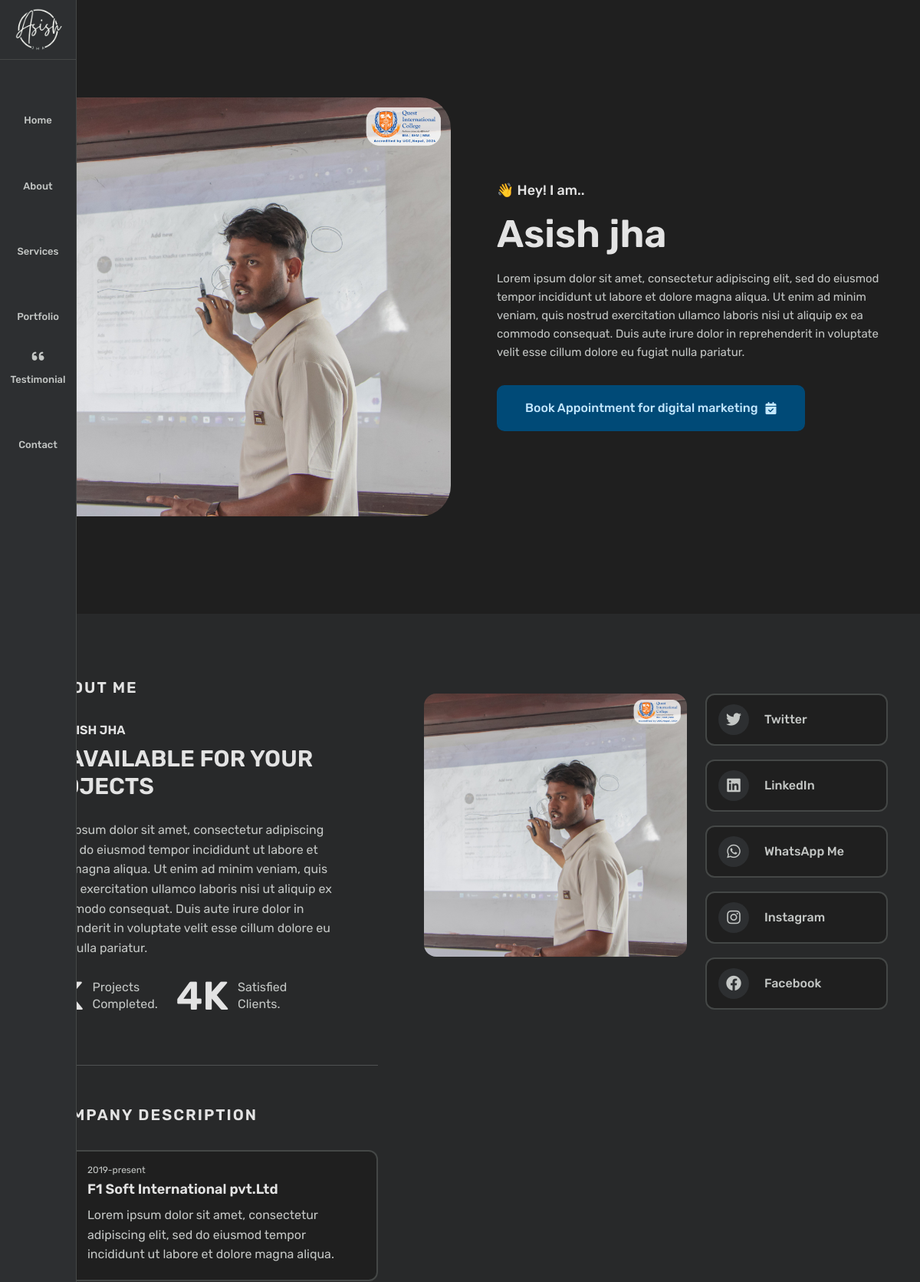
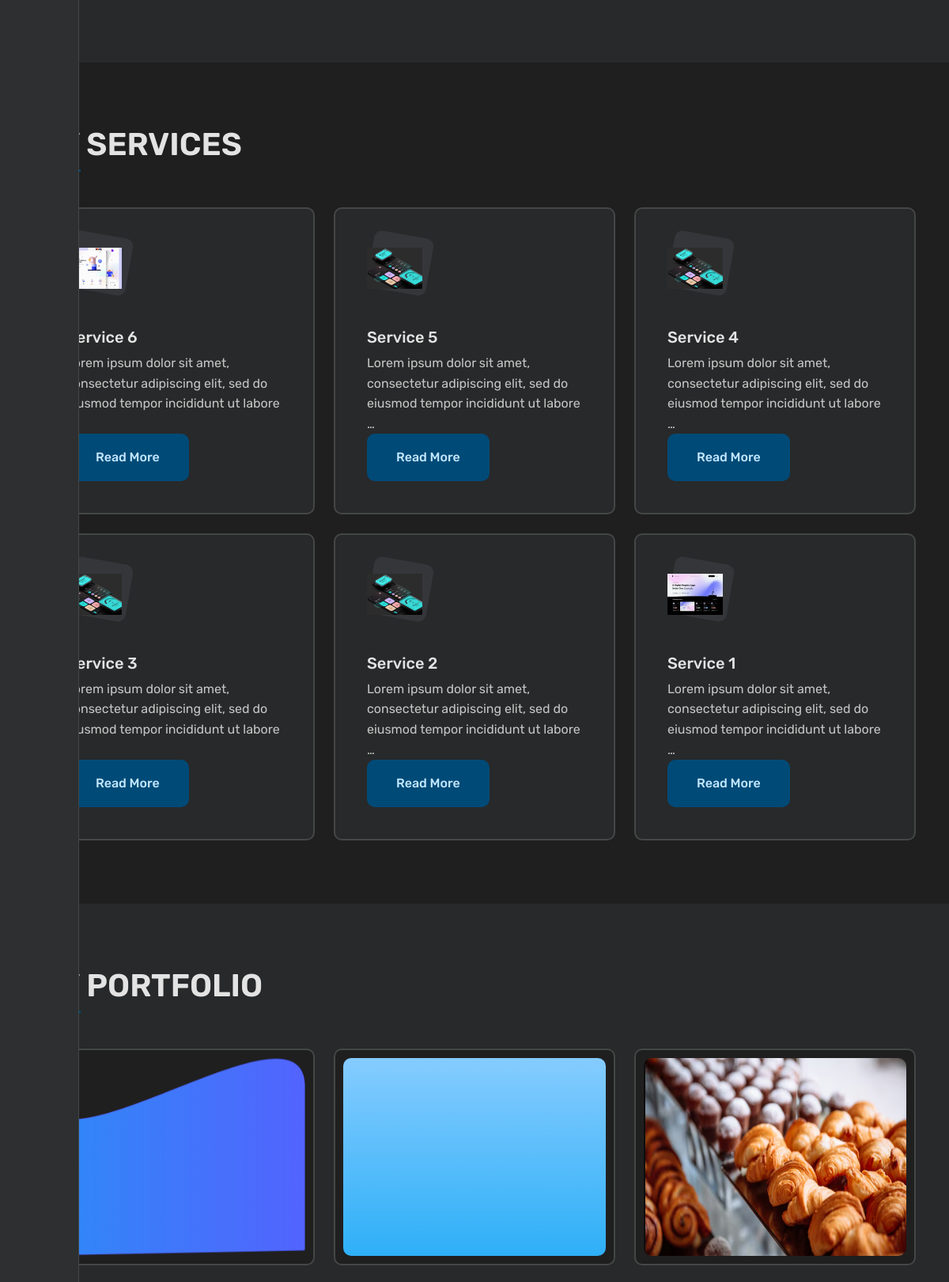
The page / (upper part) on the database its author committed (2 pictures, top to bottom).
### app/models.py (models this page shows, shortened)
class PersonalDetail(models.Model):
    firstName = models.CharField(max_length=50)
    lastName = models.CharField(max_length=50)
    email = models.EmailField()
    logo = models.FileField(upload_to="logo")
    phone = models.CharField(max_length=20)
    address = models.CharField(max_length=50)
    facebookUrl = models.URLField()
    twiterUrl = models.URLField()
    instagramUrl = models.URLField()
    whatsappUrl = models.URLField()
    description = RichTextField()
    companyName = models.CharField(max_length=200)
    image = models.FileField(upload_to="smallImage")
    mapUrl = models.URLField()
    class Meta:
        ordering = ['-id']

class Herobanner(models.Model):
    image = models.ImageField(upload_to="herobannerimage")
    subDescription = models.CharField(max_length=400)
    description = RichTextField()

class About(models.Model):
    image=models.FileField(upload_to="aboutimage")
    title=models.CharField(max_length=200)
    subtitle=models.CharField(max_length=200)
    subdescription = models.CharField(max_length=400)
    description=RichTextField()
    completedProject = models.CharField(max_length=400)
    satisfiedClient = models.CharField(max_length=400)

class CompanyDescription(models.Model):
    time = models.CharField(max_length=200)
    title = models.CharField(max_length=200)
    icon = models.ImageField(upload_to="companydescriptionimage")
    description = RichTextField()
    class Meta:
        ordering = ['-id']

class Service(models.Model):
    logo = models.FileField(upload_to="serviceimage")
    title = models.CharField(max_length=25)
    description=RichTextField()
    class Meta:
        ordering = ['-id']

class Album(models.Model):
    title = models.CharField(max_length=50)
    image = models.FileField(upload_to="albumimage/")
    class Meta:
        ordering = ['-id']

### app/views.py (the view)
# urls.py: path('',views.index, name='index'),
def index(request):
    contact = Contact.objects.all()
    about = About.objects.first()
    album = Album.objects.all()
    personaldetail = PersonalDetail.objects.first()
    service = Service.objects.all()
    testimonial = Testimonial.objects.all()
    company = CompanyDescription.objects.all()
    herobanner = Herobanner.objects.first()
    context = {"contact":contact, "about":about, "album":album, "personaldetail": personaldetail, "service": service, "testimonial":testimonial, "company": company, "herobanner": herobanner}
    return render(request, 'app/index.html', context)

### app/context_processor.py (called while the page is built)
def personaldetail(request):
    personaldetail= PersonalDetail.objects.first()
    return{
        'personaldetail':personaldetail
    }

### app/templates/app/index.html (shortened to what this page needs)
{% load static %}
<!DOCTYPE html>
<html lang="zxx" data-bs-theme="dark">
<head>
    <link href="{% static 'app/assets/css/style.css' %}" rel="stylesheet">
    <link href="{% static 'app/assets/colors/color-3.css' %}" rel="stylesheet">
    <link rel="stylesheet" href="https://cdnjs.cloudflare.com/ajax/libs/font-awesome/6.0.0-beta3/css/all.min.css">
</head>
<body>
    <div class="header-left-fixed one-page-nav">
        <div class="logo">
            <a class="navbar-brand" href="#">
                <img class="logo-light" title="" alt="" src="{{personaldetail.logo.url}}">
            </a>
        </div>
        <ul class="main-menu">
            <li>
                <a data-scroll-nav="0" href="#home">
                    <span class="m-icon">
                        <i class="bi-house-door"></i>
                    </span>
                    <span class="m-text">Home</span>
                </a>
            </li>
            <li>
                <a data-scroll-nav="1" href="#services">
                    <span class="m-icon">
                        <i class="bi-person"></i>
                    </span>
                    <span class="m-text">About</span>
                </a>
            </li>
            <li>
                <a data-scroll-nav="2" href="#services">
                    <span class="m-icon">
                        <i class="bi-briefcase"></i>
                    </span>
                    <span class="m-text">Services</span>
                </a>
            </li>
            <li>
                <a data-scroll-nav="3" href="#work">
                    <span class="m-icon">
                        <i class="bi-columns"></i>
                    </span>
                    <span class="m-text">Portfolio</span>
                </a>
            </li>
            <li>
                <a data-scroll-nav="4" href="#testimonial">
                    <span class="m-icon">
                        <i class="fas fa-quote-left testimonial-icon"></i>
                    </span>
                    <span class="m-text">Testimonial</span>
                </a>
            </li>
            <li>
                <a data-scroll-nav="5" href="#contactus">
                    <span class="m-icon">
                        <i class="bi-telephone"></i>
                    </span>
                    <span class="m-text">Contact</span>
                </a>
            </li>
        </ul>
    </div>
    <main class="wrapper">
        <section id="home" data-scroll-index="0" class="home-section">
            <div class="container">
                <div class="row align-items-center min-vh-100 flex-row-reverse">
                    <div class="col-lg-6 ps-xl-5 mb-5 mb-lg-0">
                        <div class="home-intro">
                            <h6>👋 {{herobanner.subDescription}}</h6>
                            <h1>{{personaldetail.firstName}} {{personaldetail.lastName}}</h1>
                            <p class="pe-lg-5">{{herobanner.description|safe}}</p>
                            <div class="btn-bar">
                                <a id="book-appointment-btn" class="px-btn px-btn-theme" href="javascript:void(0);">
                                    Book Appointment for digital marketing<i class="fas fa-calendar-check icon"></i>
                                </a>
                            </div>
                        </div>
                    </div>
                    <div class="col-lg-6">
                        <div class="home-image text-center">
                            <img src="{{herobanner.image.url}}" title="" alt="">
                        </div>
                    </div>
                </div>
            </div>
        </section>
        <section id="about" data-scroll-index="1" class="section about-section gray-bg-1">
            <div class="container">
                <div class="about-me">
                    <div class="row align-items-start">
                        <div class="col-lg-5 pb-4 pb-lg-0">
                            <div class="title-01">
                                <span>{{about.title}}</span>
                            </div>
                            <div class="about-me-text pb-5">
                                <h3>{{about.subtitle}}</h3>
                                <h5><span>{{about.subdescription}}</h5>
                                <p>{{about.description|safe}}</p>
                                <div class="row pt-2">
                                    <div class="col-auto">
                                        <div class="a-count">
                                            <span class="count">{{about.completedProject}}</span>
                                            <div class="a-count-text">Projects <br>Completed.</div>
                                        </div>
                                    </div>
                                    <div class="col-auto">
                                        <div class="a-count">
                                            <span class="count">{{about.satisfiedClient}}</span>
                                            <div class="a-count-text">Satisfied <br>Clients.</div>
                                        </div>
                                    </div>
                                </div>
                            </div>
                            <hr>
                            <div class="title-01 mt-5">
                                <span>Company Description</span>
                            </div>
                            <div class="resume-box">
                                <ul>
                                    {% for item in company %}
                                    <li>
                                        <div class="icon">
                                        </div>
                                        <span class="time">{{item.time}}</span>
                                        <h5>{{item.title}}</h5>
                                        <p>{{item.description|safe}}</p>
                                    </li>
                                    {% endfor %}
                                </ul>
                            </div>
                        </div>
                        <div class="col-lg-7 sticky-lg-top ps-xl-5">
                            <div class="row align-items-start">
                                <div class="col-md-7 py-4">
                                    <div class="about-me-img">
                                        <img src="{{about.image.url}}" title="" alt="">
                                    </div>
                                </div>
                                <div class="col-md-5 py-4">
                                    <div class="about-content">
                                        <ul>
                                            <li>
                                                <div class="a-icon">
                                                    <i class="fab fa-twitter"></i>
                                                </div>
                                                <div class="a-text">
                                                    <a class="text-reset stretched-link" href="{{personaldetail.twiterUrl}}">Twitter</a>
                                                </div>
                                            </li>
                                            <li>
                                                <div class="a-icon">
                                                    <i class="fab fa-linkedin linkedin-icon"></i>
                                                </div>
                                                <div class="a-text">
                                                    <a class="text-reset stretched-link" href="{{personaldetail.linkedinUrl}}">LinkedIn</a>
                                                </div>
                                            </li>
                                            <li>
                                                <div class="a-icon">
                                                    <i class="fab fa-whatsapp"></i>
                                                </div>
                                                <div class="a-text">
                                                    <a class="text-reset stretched-link" href="{{personaldetail.whatsappUrl}}">WhatsApp Me</a>
                                                </div>
                                            </li>
                                            <li>
                                                <div class="a-icon">
                                                    <i class="fab fa-instagram"></i>
                                                </div>
                                                <div class="a-text">
                                                    <a class="text-reset stretched-link" href="{{personaldetail.instagramUrl}}">Instagram</a>
                                                </div>
                                            </li>
                                            <li>
                                                <div class="a-icon">
                                                    <i class="fab fa-facebook"></i>
                                                </div>
                                                <div class="a-text">
                                                    <a class="text-reset stretched-link" href="{{personaldetail.facebookUrl}}">Facebook</a>
                                                </div>
                                            </li>
                                        </ul>
                                    </div>
                                </div>
                            </div>
                        </div>
                    </div>
                </div>
            </div>
        </section>
<section id="services" data-scroll-index="2" class="section services-section">
    <div class="container">
        <div class="section-heading">
            <h3>
                <span>MY SERVICES</span>
            </h3>
        </div>
        <div class="row gy-4">
            {% for item in service %}
            <div class="col-sm-6 col-lg-4">
                <div class="feature-box-01" data-service-id="{{ item.id }}">
                    <div class="icon"><img src="{{ item.logo.url }}" title="" alt=""></div>
                    <div class="feature-content">
                        <h5>{{ item.title }}</h5>
                        <p>{{ item.description|safe|truncatewords:15 }}</p>
                        <a class="read-more-btn px-btn px-btn-theme" href="javascript:void(0);" data-service-id="{{ item.id }}">
                            Read More
                        </a>
                    </div>
                </div>
            </div>
            {% endfor %}
        </div>
    </div>
</section>
<section id="portfolio" data-scroll-index="3" class="section portfolio-section gray-bg-1">
    <div class="container">
        <div class="section-heading">
            <h3><span>My Portfolio</span></h3>
        </div>
        <div class="lightbox-gallery">
            <div class="row g-3 g-lg-4 portfolio-content">
                {% for item in album %}
                <div class="col-sm-6 col-lg-4 grid-item">
                    <div class="portfolio-box">
                        <div class="portfolio-img">
                            {% if item.image %} <img src="{{item.image.url }}" title="{{ item.title }}" alt="" style="height:250px; width: 400px; ">{%endif%}
                        </div>
                    </div>
                </div>
                {% endfor %}
            </div>
        </div>
    </div>
</section>
    </main>
</body>
</html>

### app/static/app/assets/colors/color-3.css (style rules this page uses)
:root, [data-bs-theme=light] { --px-theme: #c2e7ff; --px-theme-text: #001d35; --px-bg: #fff; --px-text: #444746; --px-gray-1: #f8fafd; --px-gray-2: #f3f6fc; --px-gray-3: #eff3fa; --px-gray-4: #edf2fa; --px-gray-5: #eaf0f9; --bs-heading-color: #1f1f1f; --px-border: #e1e3e1; }
[data-bs-theme=dark] { --px-theme: #004a77; --px-theme-text: #c2e7ff; --px-bg: #1f1f1f; --px-text: #c4c7c5; --px-gray-1: #28292a; --px-gray-2: #2d2f31; --px-gray-3: #333438; --px-gray-4: #34363a; --px-gray-5: #383a3e; --bs-heading-color: #e3e3e3; --px-border: #444746; }

### app/templates/app/index.html (style rules this page uses)
.portfolio-box { position: relative; overflow: hidden; }
.portfolio-img { width: 100%; }

### rows shown on the page
PersonalDetail: logo (picture), firstName "Asish", lastName "jha"
Herobanner: subDescription "Hey! I am..", description "Lorem ipsum dolor sit amet, consectetur adipiscing elit, sed do eiusmod tempor incididunt ut labore et dolore magna aliqua. Ut enim ad minim veniam, quis nostrud exercitation ullamco laboris nisi ut aliquip ex ea commodo consequat. Duis aute irure dolor in reprehenderit in voluptate velit esse cillum dolore eu fugiat nulla pariatur.", image (picture)
About: title "ABOUT ME", subtitle "I AM ASISH JHA", subdescription "I'M AVAILABLE FOR YOUR PROJECTS", description "Lorem ipsum dolor sit amet, consectetur adipiscing elit, sed do eiusmod tempor incididunt ut labore et dolore magna aliqua. Ut enim ad minim veniam, quis nostrud exercitation ullamco laboris nisi ut aliquip ex ea commodo consequat. Duis aute irure dolor in reprehenderit in voluptate velit esse cillum dolore eu fugiat nulla pariatur.", satisfiedClient "4K", image (picture)
CompanyDescription: time "2019-present", title "F1 Soft International pvt.Ltd", description "Lorem ipsum dolor sit amet, consectetur adipiscing elit, sed do eiusmod tempor incididunt ut labore et dolore magna aliqua."
Service: logo (picture), title "Service 6", description "Lorem ipsum dolor sit amet, consectetur adipiscing elit, sed do eiusmod tempor incididunt ut labore…"
Service: logo (picture), title "Service 5", description "Lorem ipsum dolor sit amet, consectetur adipiscing elit, sed do eiusmod tempor incididunt ut labore …"
Service: logo (picture), title "Service 4", description "Lorem ipsum dolor sit amet, consectetur adipiscing elit, sed do eiusmod tempor incididunt ut labore …"
Service: logo (picture), title "Service 3", description "Lorem ipsum dolor sit amet, consectetur adipiscing elit, sed do eiusmod tempor incididunt ut labore…"
Service: logo (picture), title "Service 2", description "Lorem ipsum dolor sit amet, consectetur adipiscing elit, sed do eiusmod tempor incididunt ut labore …"
Service: logo (picture), title "Service 1", description "Lorem ipsum dolor sit amet, consectetur adipiscing elit, sed do eiusmod tempor incididunt ut labore …"
Album: image (picture)
Album: image (picture)
Album: image (picture)
